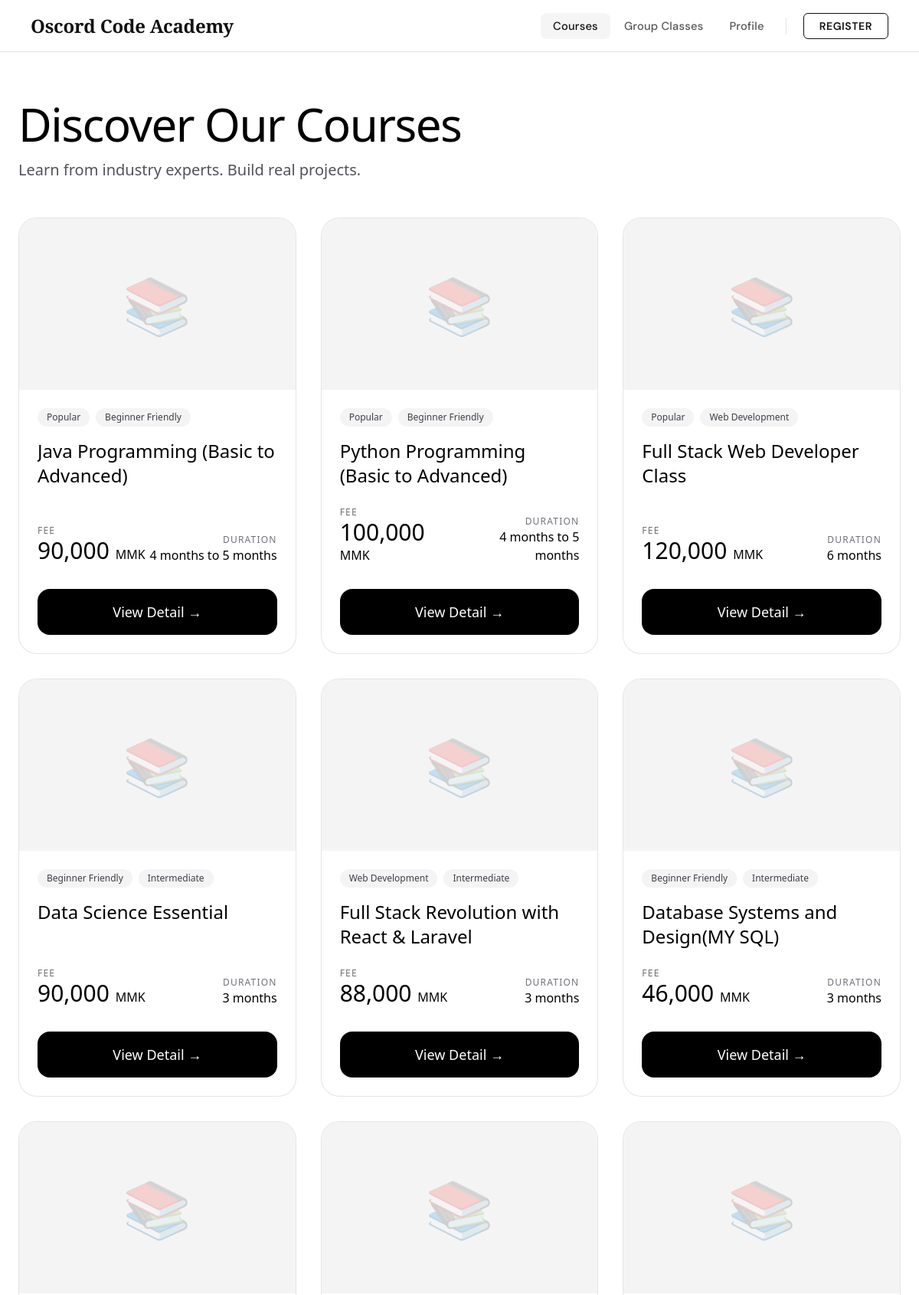
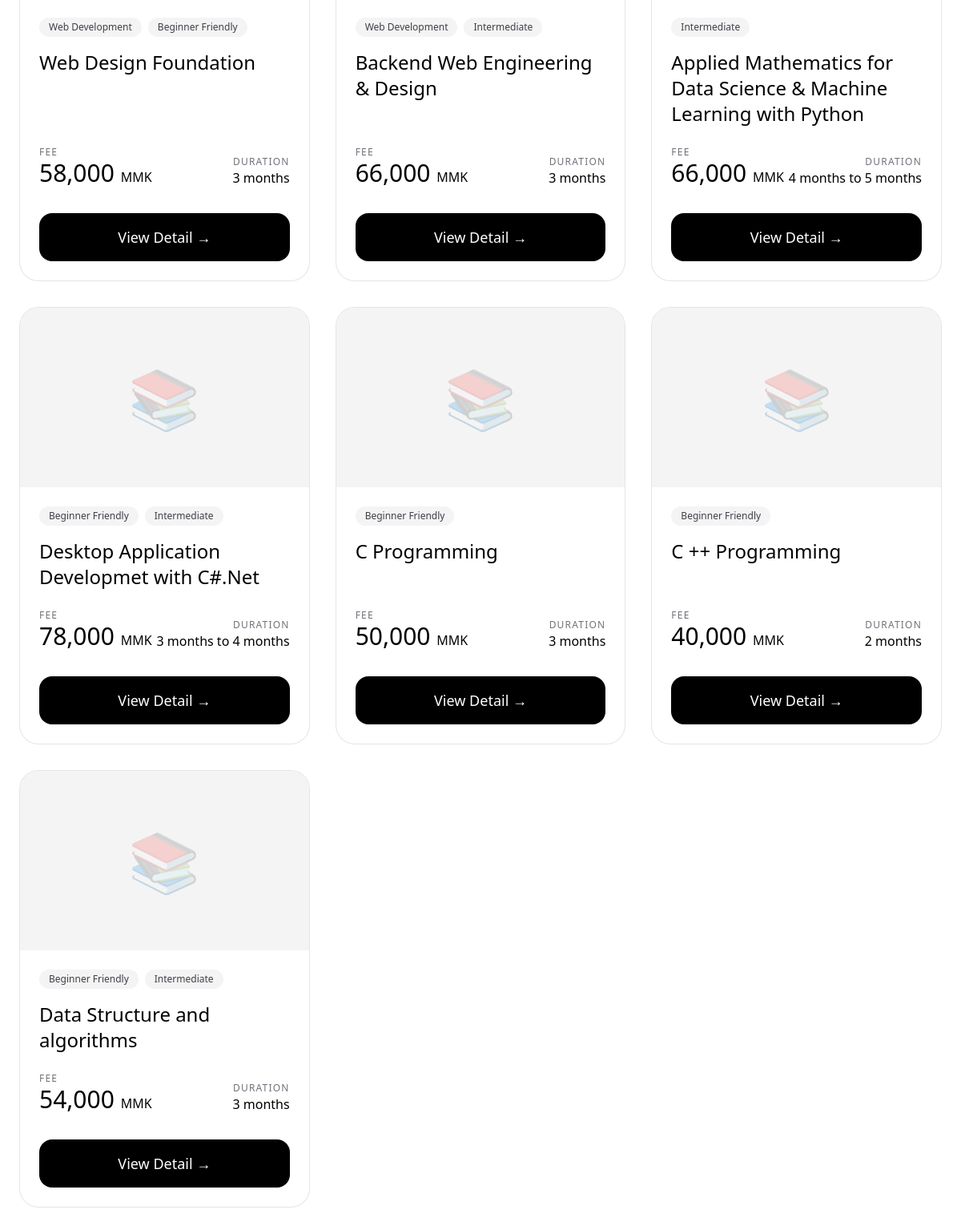
/courses.php, run on the app's committed database (2 pictures, top to bottom).
### tables this page shows
CREATE TABLE `course` (
  `id` int(11) NOT NULL,
  `name` varchar(100) NOT NULL,
  `fee` double NOT NULL,
  `period` varchar(100) NOT NULL,
  `fbLink` varchar(500) NOT NULL,
  `description` longtext NOT NULL,
  `sort` int(11) NOT NULL,
  `photoID` int(11) DEFAULT NULL
);

### courses.php (the view, shortened to what this page needs)
<?php
include 'nav.php';
$courses = [];
$conn = $GLOBALS['conn'] ?? null;
if ($conn) {
    $query = "SELECT c.*, p.name AS photo_name FROM course c LEFT JOIN photo p ON c.photoID = p.id ORDER BY c.sort ASC";
    $result = mysqli_query($conn, $query);
    while ($row = mysqli_fetch_assoc($result)) {
        $catQuery = "SELECT cat.name FROM coursexcategory cc JOIN category cat ON cc.categoryID = cat.id WHERE cc.courseID = " . (int)$row['id'];
        $catRes = mysqli_query($conn, $catQuery);
        $categories = [];
        while ($cat = mysqli_fetch_assoc($catRes)) $categories[] = $cat['name'];
        $row['categories'] = $categories;
        $enrolled = false;
        $row['isEnrolled'] = $enrolled;
        $courses[] = $row;
    }
}
?>
<script src="https://cdn.tailwindcss.com"></script>
<div class="bg-white-50 min-h-screen pb-12">
    <div class="max-w-7xl mx-auto px-4 sm:px-6 py-12 md:py-16">
        <div class="mb-12 text-center md:text-left">
            <h1 class="text-5xl md:text-6xl font-light tracking-tight">Discover Our Courses</h1>
            <p class="mt-4 text-xl text-zinc-600">Learn from industry experts. Build real projects.</p>
        </div>
        <div class="grid grid-cols-1 md:grid-cols-2 lg:grid-cols-3 gap-6 md:gap-8">
            <?php foreach ($courses as $course): ?>
                <?php
                $photoUrl = !empty($course['photo_name']) ? "image/" . htmlspecialchars($course['photo_name']) : null;
                $buttonText = $course['isEnrolled'] ? "Continue Learning" : "View Detail";
                $buttonBg   = $course['isEnrolled'] ? "bg-emerald-600 hover:bg-emerald-700" : "bg-black hover:bg-purple-600";
                ?>
                <a href="specificCourse.php?courseID=<?= (int)$course['id'] ?>"
                   class="group bg-white border border-black/10 rounded-3xl overflow-hidden hover:border-black hover:shadow-2xl transition-all flex flex-col h-full">
                    <div class="h-52 md:h-56 bg-zinc-100 relative overflow-hidden">
                        <?php if ($photoUrl): ?>
                            <img src="<?= $photoUrl ?>" alt="<?= htmlspecialchars($course['name']) ?>"
                                 class="w-full h-full object-cover group-hover:scale-105 transition-transform duration-500">
                        <?php else: ?>
                            <div class="w-full h-full flex items-center justify-center text-7xl opacity-20">📚</div>
                        <?php endif; ?>
                    </div>
                    <div class="p-6 flex-1 flex flex-col">
                        <div class="flex flex-wrap gap-2 mb-4">
                            <?php foreach ($course['categories'] as $cat): ?>
                                <span class="text-xs px-3 py-1 bg-zinc-100 text-zinc-700 rounded-2xl">
                                    <?= htmlspecialchars($cat) ?>
                                </span>
                            <?php endforeach; ?>
                        </div>
                        <h3 class="text-xl md:text-2xl font-light leading-tight mb-6 line-clamp-3 group-hover:text-purple-700 transition-colors">
                            <?= htmlspecialchars($course['name']) ?>
                        </h3>
                        <div class="mt-auto flex justify-between items-end">
                            <div>
                                <p class="text-xs text-zinc-500 tracking-widest">FEE</p>
                                <p class="text-3xl font-light"><?= number_format($course['fee'] * 0.2) ?> <span class="text-base">MMK</span></p>
                            </div>
                            <div class="text-right">
                                <p class="text-xs text-zinc-500 tracking-widest">DURATION</p>
                                <p class="font-medium"><?= htmlspecialchars($course['period'] ?? '3 Months') ?></p>
                            </div>
                        </div>
                        <div class="mt-8 <?= $buttonBg ?> text-white text-center py-4 rounded-2xl font-medium text-lg transition-all">
                            <?= $buttonText ?> →
                        </div>
                    </div>
                </a>
            <?php endforeach; ?>
        </div>
    </div>
</div>
<?php include './footer.php'; ?>

### nav.php (shortened to what this page needs)
<div id="oscord-nav">
    <nav class="nav-bar" role="navigation" aria-label="Main navigation">
        <a class="brand" href="index.php">Oscord Code Academy</a>
        <ul class="nav-desktop" aria-label="Site navigation">
            <li><a class="nav-link" href="courses.php">Courses</a></li>
            <li><a class="nav-link" href="batches.php">Group Classes</a></li>
            <li><a class="nav-link" href="profile.php">Profile</a></li>
        </ul>
        <ul class="nav-desktop">
            <li class="nav-cta"><a class="nav-link" href="register.php">Register</a></li>
        </ul>
    </nav>
</div>

### footer.php (shortened to what this page needs)
<link rel="stylesheet" href="https://cdnjs.cloudflare.com/ajax/libs/font-awesome/6.5.1/css/all.min.css">

### nav.php (style rules this page uses)
#oscord-nav *, #oscord-nav *::before, #oscord-nav *::after { box-sizing: border-box; margin: 0; padding: 0; }
#oscord-nav { --nav-height: 68px; --font-brand: 'Cormorant Garamond', Georgia, serif; --font-ui: 'DM Sans', sans-serif; --color-bg: #ffffff; --color-ink: #111111; --color-muted: #555555; --color-border: #e5e5e5; --color-hover-bg: #f5f5f5; --color-overlay: rgba(0, 0, 0, 0.45); --radius: 8px; --transition: 0.22s cubic-bezier(0.4, 0, 0.2, 1); }
#oscord-nav .nav-bar { background: var(--color-bg); border-bottom: 1px solid var(--color-border); height: var(--nav-height); display: flex; align-items: center; padding: 0 40px; position: sticky; top: 0; z-index: 1000; gap: 0; }
#oscord-nav .brand { font-family: var(--font-brand); font-weight: 600; font-size: 1.5rem; letter-spacing: -0.01em; color: var(--color-ink) !important; text-decoration: none; white-space: nowrap; flex-shrink: 0; line-height: 1; transition: opacity var(--transition); }
#oscord-nav .nav-desktop { display: flex; align-items: center; gap: 2px; list-style: none; }
#oscord-nav .nav-desktop .nav-link { font-family: var(--font-ui); font-weight: 450; font-size: 0.92rem; letter-spacing: 0.015em; color: var(--color-muted) !important; text-decoration: none; padding: 7px 16px; border-radius: var(--radius); transition: color var(--transition), background var(--transition); white-space: nowrap; }
#oscord-nav .nav-desktop .nav-link:hover, #oscord-nav .nav-desktop .nav-link.active { color: var(--color-ink) !important; background: var(--color-hover-bg); }
#oscord-nav .nav-desktop .nav-cta .nav-link { color: var(--color-ink) !important; font-weight: 600; font-size: 0.88rem; letter-spacing: 0.04em; text-transform: uppercase; border: 1.5px solid var(--color-ink); padding: 7px 20px; border-radius: 6px; background: transparent; margin-left: 10px; transition: background var(--transition), color var(--transition); }

### data on the page
course: cat "Popular", cat "Beginner Friendly", name "Java Programming (Basic to Advanced)", $course['fee']*0.2 "90,000", period "4 months to 5 months", buttonText "View Detail"
course: cat "Popular", cat "Beginner Friendly", name "Python Programming (Basic to Advanced)", $course['fee']*0.2 "100,000", period "4 months to 5 months", buttonText "View Detail"
course: cat "Popular", cat "Web Development", name "Full Stack Web Developer Class", $course['fee']*0.2 "120,000", period "6 months", buttonText "View Detail"
course: cat "Beginner Friendly", cat "Intermediate", name "Data Science Essential", $course['fee']*0.2 "90,000", period "3 months", buttonText "View Detail"
course: cat "Web Development", cat "Intermediate", name "Full Stack Revolution with React & Laravel", $course['fee']*0.2 "88,000", period "3 months", buttonText "View Detail"
course: cat "Beginner Friendly", cat "Intermediate", name "Database Systems and Design(MY SQL)", $course['fee']*0.2 "46,000", period "3 months", buttonText "View Detail"
course: cat "Web Development", cat "Beginner Friendly", name "Web Design Foundation", $course['fee']*0.2 "58,000", period "3 months", buttonText "View Detail"
course: cat "Web Development", cat "Intermediate", name "Backend Web Engineering & Design", $course['fee']*0.2 "66,000", period "3 months", buttonText "View Detail"
course: cat "Intermediate", name "Applied Mathematics for Data Science & Machine Learning with Python", $course['fee']*0.2 "66,000", period "4 months to 5 months", buttonText "View Detail"
course: cat "Beginner Friendly", cat "Intermediate", name "Desktop Application Developmet with C#.Net", $course['fee']*0.2 "78,000", period "3 months to 4 months", buttonText "View Detail"
course: cat "Beginner Friendly", name "C Programming", $course['fee']*0.2 "50,000", period "3 months", buttonText "View Detail"
course: cat "Beginner Friendly", name "C ++ Programming", $course['fee']*0.2 "40,000", period "2 months", buttonText "View Detail"
course: cat "Beginner Friendly", cat "Intermediate", name "Data Structure and algorithms", $course['fee']*0.2 "54,000", period "3 months", buttonText "View Detail"
